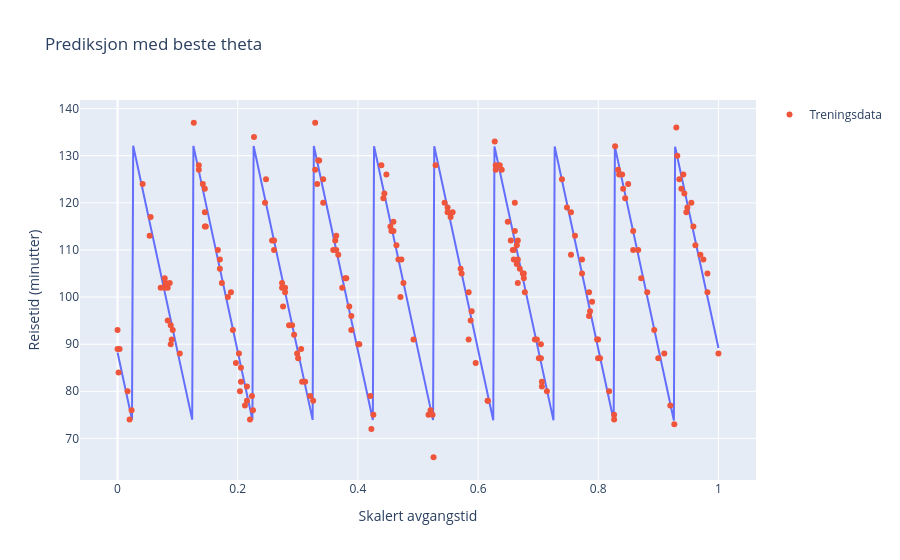

This figure's notebook cell:
### Code cell
data_bce = train_dfs["B->C->E"]
xs = data_bce["x"].to_numpy()
ys = data_bce["y"].to_numpy()
n_params = 4

best_theta = sample_theta_bce()
best_loss = float('inf')

for i in tqdm.tqdm(range(1000000)):
    if i < 10000 or np.random.random() < 0.20:
        curr_theta = sample_theta_bce()
    else:
        curr_theta = best_theta.copy()
        index = np.random.randint(n_params)

        sampled_theta = sample_theta_bce()
        curr_theta[index] = sampled_theta[index]

    y_hat = pred_bce(xs, curr_theta)
    curr_loss = get_loss(y_hat, ys)

    if curr_loss < best_loss:
        best_loss = curr_loss
        best_theta = curr_theta

print(f"Best loss: {best_loss}")
print(f"Best theta: {best_theta}")

x_plot = np.linspace(xs.min(), xs.max(), 500)

fig = px.line(
    x=x_plot,
    y=pred_bce(x_plot, best_theta),
    title="Prediksjon med beste theta",
    labels={"x": "Skalert avgangstid", "y": "Reisetid (minutter)"}
)
fig.add_scatter(x=xs, y=ys, mode="markers", name="Treningsdata")
fig.show(renderer="vscode")

rmse = np.sqrt(best_loss / len(ys))
print(f"RMSE på treningsdata: {rmse:.2f} minutter")

### Figure 1 — Plotly figure (JSON) as saved in the notebook; plotly's stock layout.template omitted (floating-point values rounded to 4 significant figures; data arrays with more than 128 entries replaced by an {"elided": "..."} marker saying what was removed)
{"data": [{"hovertemplate": "Skalert avgangstid=%{x}<br>Reisetid (minutter)=%{y}<extra></extra>", "legendgroup": "", "line": {"color": "#636efa", "dash": "solid"}, "marker": {"symbol": "circle"}, "mode": "lines", "name": "", "orientation": "v", "showlegend": false, "type": "scatter", "x": {"elided": "500 float values"}, "xaxis": "x", "y": {"elided": "500 float values"}, "yaxis": "y"}, {"mode": "markers", "name": "Treningsdata", "type": "scatter", "x": {"elided": "206 float values"}, "y": {"elided": "206 float values"}}], "layout": {"legend": {"tracegroupgap": 0}, "title": {"text": "Prediksjon med beste theta"}, "xaxis": {"anchor": "y", "domain": [0, 1], "title": {"text": "Skalert avgangstid"}}, "yaxis": {"anchor": "x", "domain": [0, 1], "title": {"text": "Reisetid (minutter)"}}}}
